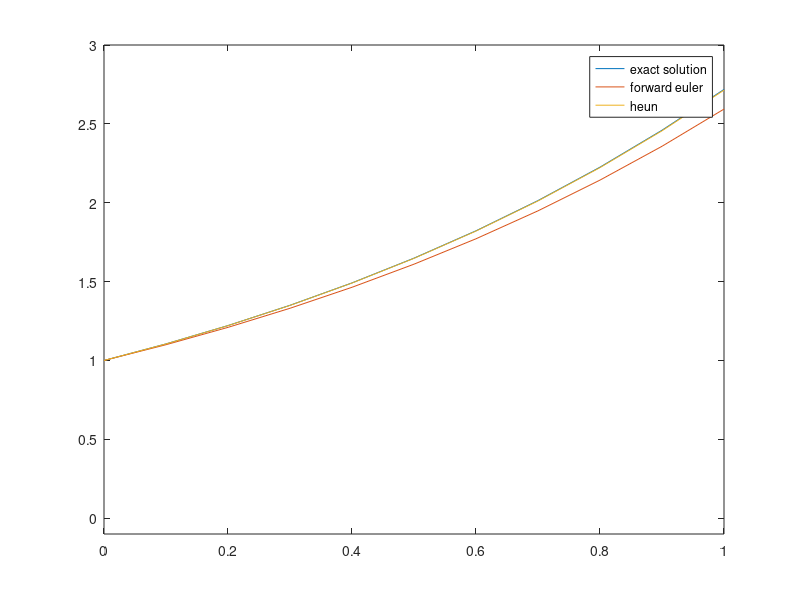
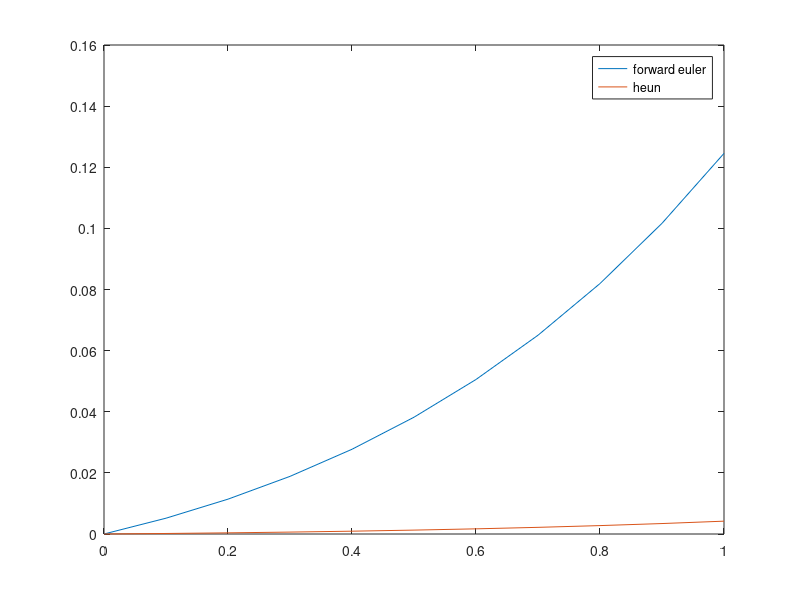

Source code (MATLAB) for these figures, in order:
clear
close all
clc

%params
T = 1; %tempo finale
h = 0.1; %passo 
y0 = 1; % dato iniziale
f = @(t,y) y;% handle function, la dinamica in questione

%working vars
t = 0:h:T; %creo tutti i tempi da 0 a T con passo h
N = length(t); %quanti tempi abbiamo

% y´(t) = y(t)
% y(0) = y0

%vettore per memorirzzare la soluzione
u_FE = zeros(1,N);
u_H = zeros(1,N);
%soluzione analitica campionata sulla griglia
y = y0*exp(t);

% Applichiamo il metodi di eulero per trovare la soluzione

% Forward Euler method
% u_{n+1}=u_n+hf(t_n,u_n)

u_FE(1) = y0;
for n=1:N-1
    u_FE(n+1) = u_FE(n) + h*f(t(n),u_FE(n));
end

%Applico in metodo di Heun
% u_{n+1}=u_n+h/2(f(t_n,u_n) + f(t_{n+1},u_n + h*f(t_n,u_n)))
u_H(1) = y0;
for n=1:N-1
    fn = f(t(n),u_H(n));
    u_H(n+1) = u_H(n) + 0.5*h*(fn+f(t(n+1),u_H(n)+h*fn));
end

%aggancimao il grafico all'handle, diventa una specie di vettore di
%grafici

p_u = plot(t,y, t, u_FE, t, u_H);
% impostiamo gli assi
axis([0 T -0.1 3])
legend('exact solution', 'forward euler', 'heun');

err_FE = abs(y-u_FE);
err_H = abs(y - u_H);

figure
p_r = plot(t, err_FE, t, err_H);
legend('forward euler', 'heun');
